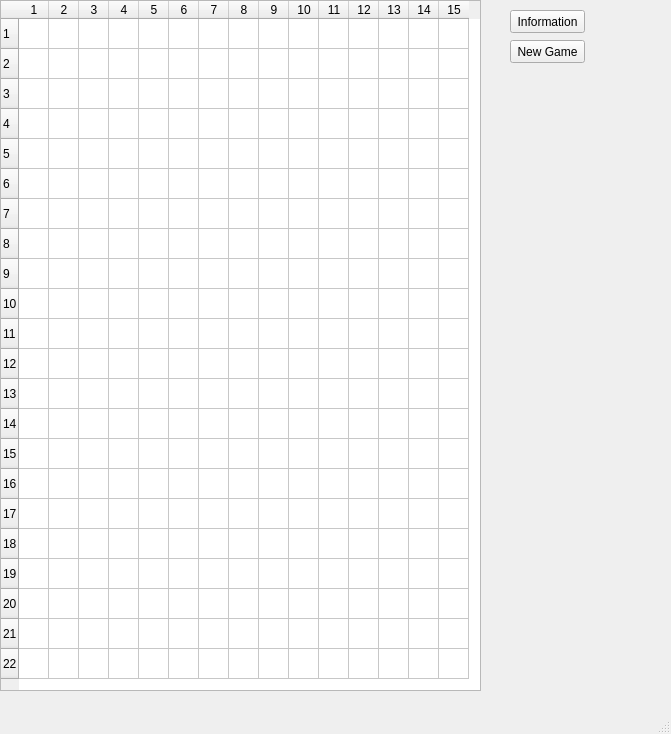
<?xml version="1.0" encoding="UTF-8"?>
<ui version="4.0">
 <class>MainWindow</class>
 <widget class="QMainWindow" name="MainWindow">
  <property name="geometry">
   <rect>
    <x>0</x>
    <y>0</y>
    <width>671</width>
    <height>734</height>
   </rect>
  </property>
  <property name="windowTitle">
   <string>MainWindow</string>
  </property>
  <widget class="QWidget" name="centralwidget">
   <widget class="QTableWidget" name="tableWidget">
    <property name="geometry">
     <rect>
      <x>0</x>
      <y>0</y>
      <width>481</width>
      <height>691</height>
     </rect>
    </property>
    <property name="autoFillBackground">
     <bool>false</bool>
    </property>
    <property name="rowCount">
     <number>22</number>
    </property>
    <property name="columnCount">
     <number>15</number>
    </property>
    <attribute name="horizontalHeaderDefaultSectionSize">
     <number>30</number>
    </attribute>
    <attribute name="verticalHeaderDefaultSectionSize">
     <number>30</number>
    </attribute>
    <row/>
    <row/>
    <row/>
    <row/>
    <row/>
    <row/>
    <row/>
    <row/>
    <row/>
    <row/>
    <row/>
    <row/>
    <row/>
    <row/>
    <row/>
    <row/>
    <row/>
    <row/>
    <row/>
    <row/>
    <row/>
    <row/>
    <column/>
    <column/>
    <column/>
    <column/>
    <column/>
    <column/>
    <column/>
    <column/>
    <column/>
    <column/>
    <column/>
    <column/>
    <column/>
    <column/>
    <column/>
   </widget>
   <widget class="QPushButton" name="buttonStart">
    <property name="geometry">
     <rect>
      <x>510</x>
      <y>40</y>
      <width>75</width>
      <height>23</height>
     </rect>
    </property>
    <property name="text">
     <string>New Game</string>
    </property>
   </widget>
   <widget class="QLabel" name="label_score">
    <property name="geometry">
     <rect>
      <x>500</x>
      <y>140</y>
      <width>151</width>
      <height>71</height>
     </rect>
    </property>
    <property name="text">
     <string/>
    </property>
   </widget>
   <widget class="QLabel" name="label_level">
    <property name="geometry">
     <rect>
      <x>500</x>
      <y>420</y>
      <width>131</width>
      <height>51</height>
     </rect>
    </property>
    <property name="text">
     <string/>
    </property>
   </widget>
   <widget class="QPushButton" name="btn_info">
    <property name="geometry">
     <rect>
      <x>510</x>
      <y>10</y>
      <width>75</width>
      <height>23</height>
     </rect>
    </property>
    <property name="text">
     <string>Information</string>
    </property>
   </widget>
  </widget>
  <widget class="QMenuBar" name="menubar">
   <property name="geometry">
    <rect>
     <x>0</x>
     <y>0</y>
     <width>671</width>
     <height>21</height>
    </rect>
   </property>
  </widget>
  <widget class="QStatusBar" name="statusbar"/>
 </widget>
 <resources/>
 <connections/>
</ui>
